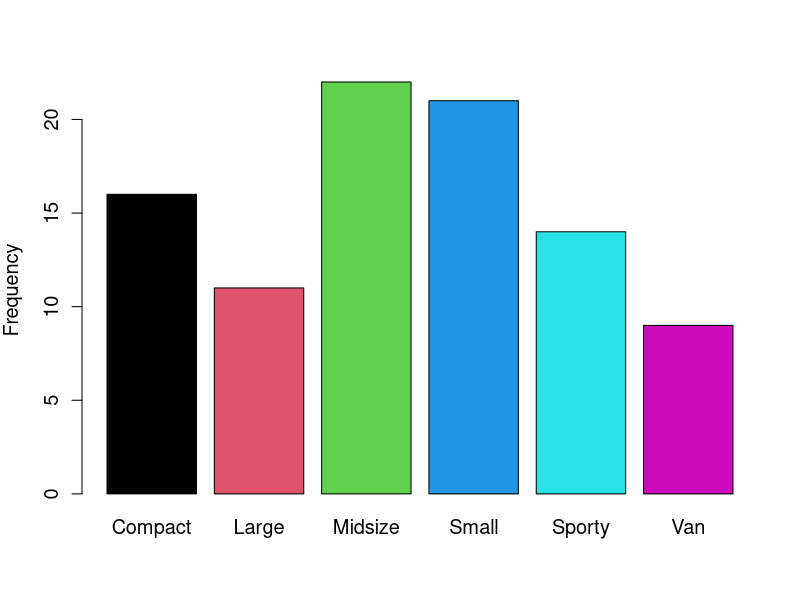
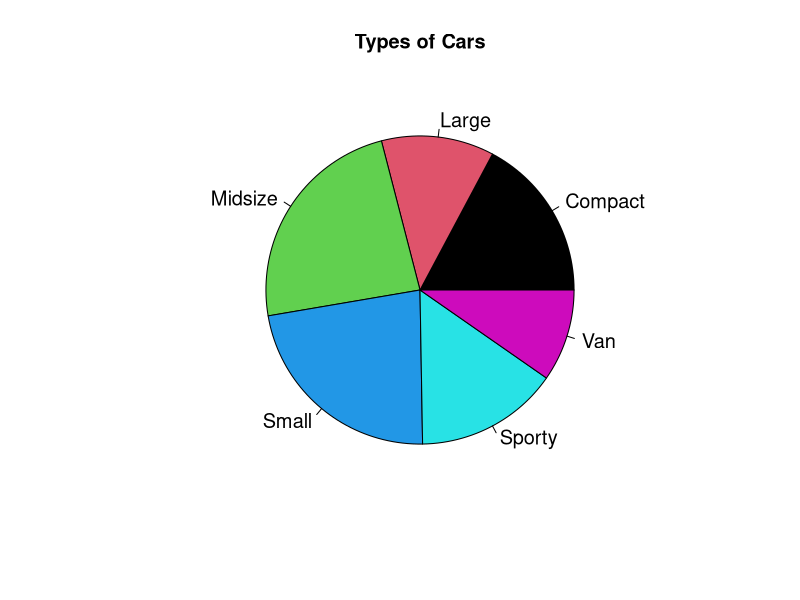

Write the R code that produced these figures, in order.
## ---- chunk 1
# Your code goes here
## ---- chunk 2
library(MASS)
data(Cars93)
## ---- chunk 3
head(Cars93)
## ---- chunk 4
#frequency table
typeTable = table(Cars93$Type)
typeTable
#relative freq
round(typeTable / nrow(Cars93), 3)
## ---- chunk 5
barplot(typeTable, ylab="Frequency", cex.axis=1.2, cex.names=1.2, cex.lab=1.2, col=1:6)

## ---- chunk 6
pie(typeTable, main="Types of Cars", col=1:6, cex=1.2)
## ---- chunk 7
#The mode is 22 (of midsize cars)
## ---- chunk 8

## ---- chunk 9

## ---- chunk 10

## ---- chunk 11

## ---- chunk 12

## ---- chunk 13

## ---- chunk 14
